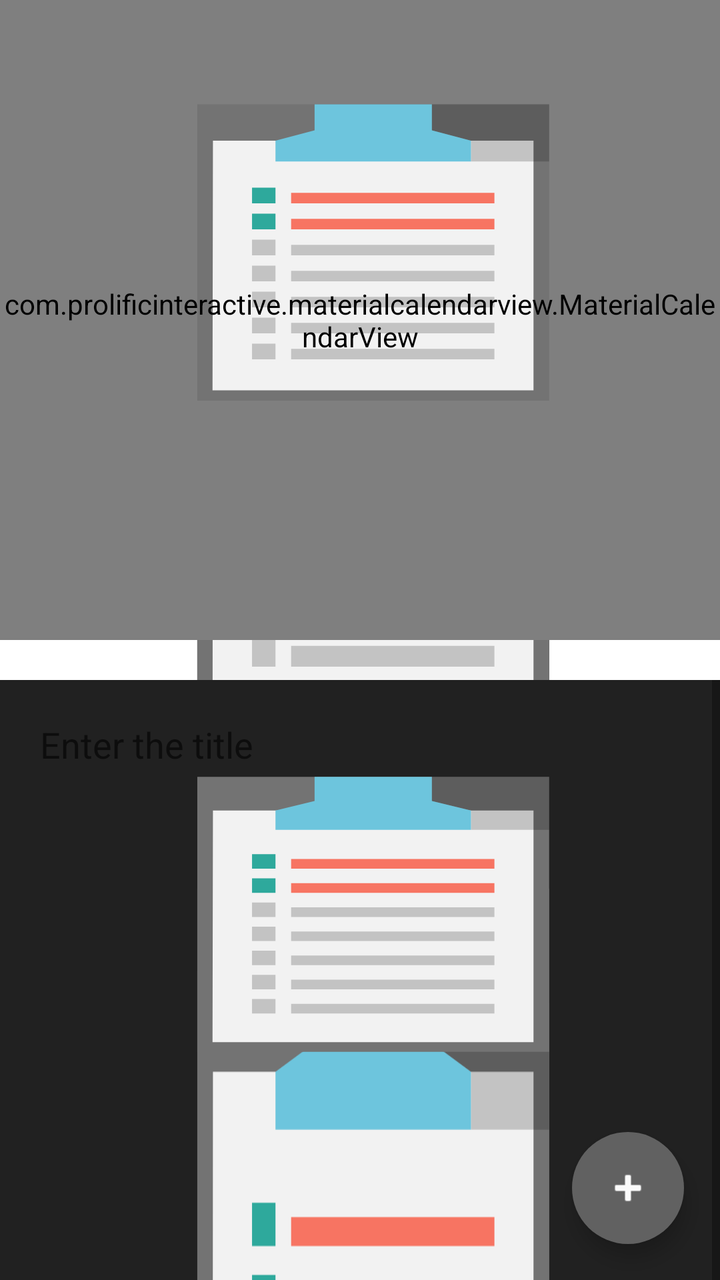
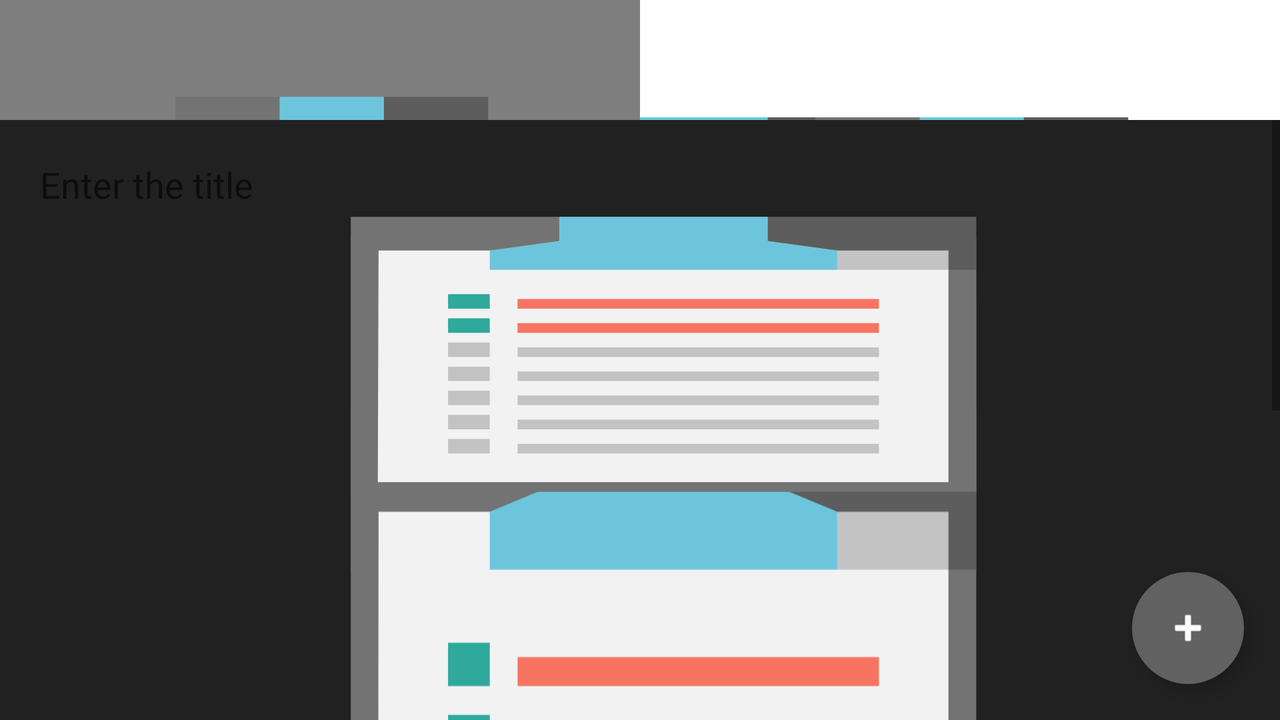

Two renders of one Android screen. The first uses the default layout on a phone; the second uses the alternative layout the repository ships for a different screen configuration, on a matching device. The two XML files are below.
<!-- AndroidManifest.xml: application theme SplashScreenTheme -->
<!-- res/layout/fragment_monthly.xml -->
<?xml version="1.0" encoding="utf-8"?>
<androidx.coordinatorlayout.widget.CoordinatorLayout xmlns:android="http://schemas.android.com/apk/res/android"
    xmlns:app="http://schemas.android.com/apk/res-auto"
    xmlns:tools="http://schemas.android.com/tools"
    android:layout_width="match_parent"
    android:layout_height="match_parent"
    tools:context=".fragment.MonthlyFragment">

    <com.google.android.material.floatingactionbutton.FloatingActionButton
        android:id="@+id/addMonthlyPlanBtn"
        android:layout_width="match_parent"
        android:layout_height="wrap_content"
        android:layout_gravity="end|bottom"
        android:layout_margin="18dp"
        android:clickable="true"
        app:tint="@color/gray_50"
        android:backgroundTint="@color/gray_700"
        app:borderWidth="0dp"
        android:focusable="true"
        app:srcCompat="@android:drawable/ic_input_add" />

    <LinearLayout
        android:layout_width="match_parent"
        android:layout_height="match_parent"
        android:orientation="vertical"
        >

        <com.prolificinteractive.materialcalendarview.MaterialCalendarView
            xmlns:app="http://schemas.android.com/apk/res-auto"
            android:id="@+id/calendarView"
            android:layout_width="match_parent"
            android:layout_height="wrap_content"
            android:layout_weight="1"
            app:mcv_showOtherDates="defaults"
            app:mcv_selectionColor="@color/gray_700"
            app:mcv_dateTextAppearance="?attr/colorOnPrimary"
            app:mcv_headerTextAppearance="?attr/colorOnPrimary"
            app:mcv_weekDayTextAppearance="?attr/colorOnPrimary"
            />


        <include android:id="@+id/listView"
            android:layout_width="match_parent"
            android:layout_height="wrap_content"
            android:layout_weight="1"
            layout="@layout/recycler_view" />

    </LinearLayout>

    <include layout="@layout/bottom_sheet_month" />

</androidx.coordinatorlayout.widget.CoordinatorLayout>
<!-- res/layout/recycler_view.xml (included above) -->
<?xml version="1.0" encoding="utf-8"?>
<ScrollView
    xmlns:android="http://schemas.android.com/apk/res/android"
    android:layout_width="match_parent"
    android:layout_height="match_parent">

    <androidx.recyclerview.widget.RecyclerView
        android:layout_width="match_parent"
        android:layout_height="wrap_content"
        android:id="@+id/recyclerView"
        android:background="@drawable/border_bottom"
        />

</ScrollView>
<!-- res/layout/bottom_sheet_month.xml (included above) -->
<?xml version="1.0" encoding="utf-8"?>
<androidx.coordinatorlayout.widget.CoordinatorLayout xmlns:android="http://schemas.android.com/apk/res/android"
    xmlns:app="http://schemas.android.com/apk/res-auto"
    android:id="@+id/bottomSheetMonth"
    style="@style/Animation.Design.BottomSheetDialog"
    android:layout_width="match_parent"
    android:layout_height="match_parent"
    android:background="?attr/colorPrimary"
    app:behavior_hideable="false"
    app:behavior_peekHeight="300dp"
    app:layout_behavior="com.google.android.material.bottomsheet.BottomSheetBehavior">

    <ScrollView
        android:layout_width="match_parent"
        android:layout_height="match_parent"
        >
        <LinearLayout
            android:layout_width="match_parent"
            android:layout_height="match_parent"
            android:orientation="vertical">

            <LinearLayout
                android:layout_width="match_parent"
                android:layout_height="wrap_content"
                android:orientation="horizontal">

                <EditText
                    android:id="@+id/edtMPlanTitle"
                    android:layout_width="wrap_content"
                    android:layout_height="wrap_content"
                    android:layout_weight="1"
                    android:ems="10"
                    android:hint="@string/title_hint"
                    android:background="#00000000"
                    android:padding="20dp"
                    android:inputType="textPersonName" />

            </LinearLayout>

            <LinearLayout
                android:layout_width="match_parent"
                android:layout_height="wrap_content"
                android:orientation="horizontal">

                <EditText
                    android:id="@+id/edtMPlanStart"
                    android:layout_width="wrap_content"
                    android:layout_height="wrap_content"
                    android:layout_weight="1"
                    android:focusable="false"
                    android:clickable="true"
                    android:textAlignment="center"
                    android:ems="10"
                    android:inputType="textPersonName"
                    android:padding="20dp"
                    />

                <EditText
                    android:id="@+id/edtMPlanEnd"
                    android:layout_width="wrap_content"
                    android:layout_height="wrap_content"
                    android:layout_weight="1"
                    android:textAlignment="center"
                    android:focusable="false"
                    android:clickable="true"
                    android:ems="10"
                    android:inputType="textPersonName"
                    android:padding="20dp"
                     />
            </LinearLayout>

            <LinearLayout
                android:layout_width="match_parent"
                android:layout_height="match_parent"
                android:orientation="horizontal"
                android:padding="15dp">

                <Button
                    android:id="@+id/resetBtn"
                    android:layout_width="wrap_content"
                    android:layout_height="wrap_content"
                    android:layout_weight="1"
                    android:text="@string/reset_btn"
                    android:layout_marginRight="10dp"
                    />

                <Button
                    android:id="@+id/saveBtn"
                    android:layout_width="wrap_content"
                    android:layout_height="wrap_content"
                    android:layout_weight="1"
                    android:text="@string/save_btn"
                    android:layout_marginLeft="10dp"
                    />


            </LinearLayout>

        </LinearLayout>
    </ScrollView>


</androidx.coordinatorlayout.widget.CoordinatorLayout>
<!-- resources referenced by this layout -->
<resources>
  <color name="gray_50">#FAFAFA</color>
  <color name="gray_700">#616161</color>
  <!-- drawable border_bottom (drawable) -->
  <?xml version="1.0" encoding="utf-8" ?>
  <layer-list xmlns:android="http://schemas.android.com/apk/res/android" >
      <item android:gravity="bottom">
          <shape>
              <size android:height="1dp" />
              <solid android:color="#dfdfdf" />
          </shape>
      </item>
  </layer-list>
  <string name="reset_btn"> RESET </string>
  <string name="save_btn"> SAVE </string>
  <string name="title_hint"> Enter the title </string>
  <style name="SplashScreenTheme" parent="Theme.MaterialComponents.DayNight.DarkActionBar">
          
          <item name="android:background">@drawable/ic_iplan_splash</item>
          <item name="android:windowBackground">@null</item>
          <item name="android:windowNoTitle">true</item>
          <item name="android:windowActionBar">false</item>
          <item name="android:windowFullscreen">true</item>
          <item name="android:windowContentOverlay">@null</item>
      </style>
  <!-- drawable ic_iplan_splash: vector/xml drawable (drawable, 2813 chars, omitted) -->
</resources>
<!-- res/layout-land/fragment_monthly.xml (the repository's variant of the layout above) -->
<!-- drawn on the phone turned sideways -->
<?xml version="1.0" encoding="utf-8"?>
<androidx.coordinatorlayout.widget.CoordinatorLayout xmlns:android="http://schemas.android.com/apk/res/android"
    xmlns:app="http://schemas.android.com/apk/res-auto"
    xmlns:tools="http://schemas.android.com/tools"
    android:layout_width="match_parent"
    android:layout_height="match_parent"
    tools:context=".fragment.MonthlyFragment">

    <com.google.android.material.floatingactionbutton.FloatingActionButton
        android:id="@+id/addMonthlyPlanBtn"
        android:layout_width="match_parent"
        android:layout_height="wrap_content"
        android:layout_gravity="end|bottom"
        android:layout_margin="18dp"
        android:clickable="true"
        app:tint="@color/gray_50"
        android:backgroundTint="@color/gray_700"
        app:borderWidth="0dp"
        android:focusable="true"
        app:srcCompat="@android:drawable/ic_input_add" />

    <LinearLayout
        android:layout_width="match_parent"
        android:layout_height="match_parent"
        android:orientation="horizontal"
        >
        <LinearLayout
            android:layout_width="match_parent"
            android:layout_height="match_parent"
            android:orientation="vertical"
            android:layout_weight="1"
            >
            <ScrollView
                android:layout_width="match_parent"
                android:layout_height="wrap_content"
                >
                <com.prolificinteractive.materialcalendarview.MaterialCalendarView
                    xmlns:app="http://schemas.android.com/apk/res-auto"
                    android:id="@+id/calendarView"
                    android:layout_width="match_parent"
                    android:layout_height="wrap_content"
                    android:layout_weight="1"
                    app:mcv_showOtherDates="defaults"
                    app:mcv_selectionColor="@color/gray_700"
                    app:mcv_dateTextAppearance="?attr/colorOnPrimary"
                    app:mcv_headerTextAppearance="?attr/colorOnPrimary"
                    app:mcv_weekDayTextAppearance="?attr/colorOnPrimary"
                    />
            </ScrollView>
        </LinearLayout>

        <LinearLayout
            android:layout_width="match_parent"
            android:layout_height="match_parent"
            android:orientation="vertical"
            android:layout_weight="1"
            >
            <include android:id="@+id/listView"
                android:layout_width="match_parent"
                android:layout_height="wrap_content"
                android:layout_weight="1"
                layout="@layout/recycler_view" />
        </LinearLayout>
    </LinearLayout>

    <include layout="@layout/bottom_sheet_month" />

</androidx.coordinatorlayout.widget.CoordinatorLayout>
